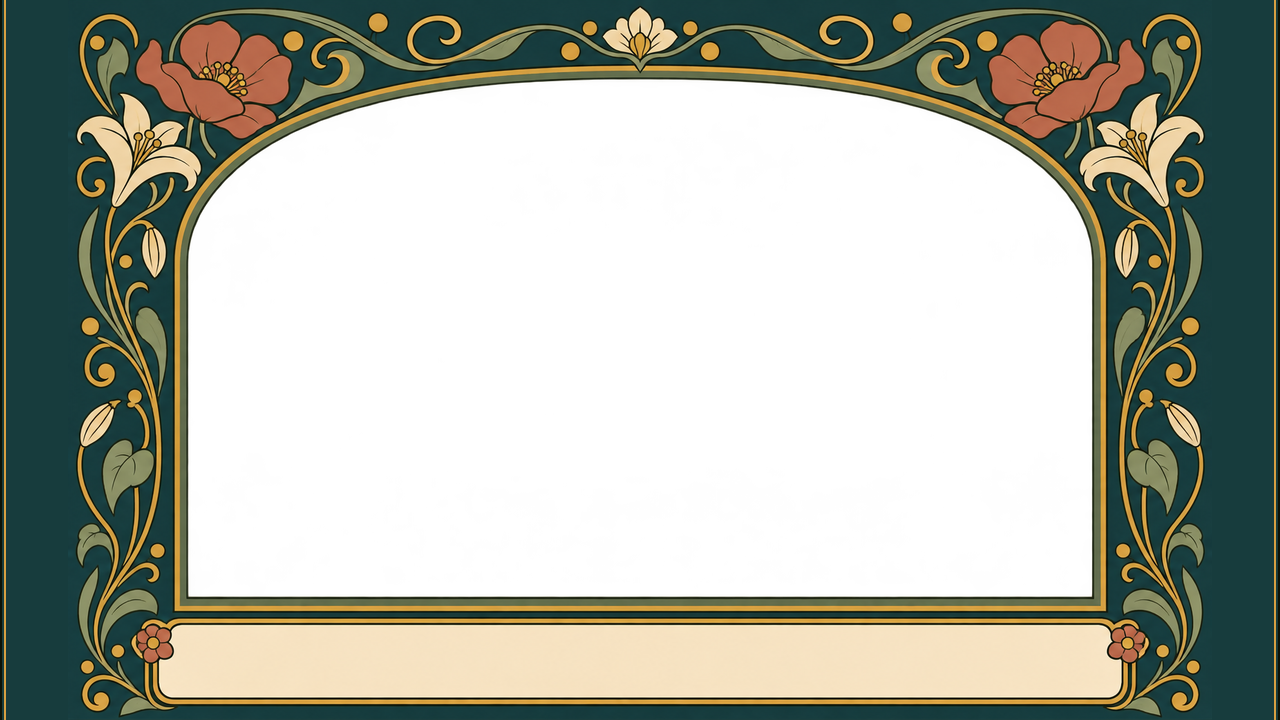
#> input picture styles/jugendstil/assets/frame.png, 1280 x 720 px, found by its file name
$ python build_frame.py
#> lines starting #> are read from the running program, lines starting #| are printed output that depends on the picture; after the words box and inside, x2 and y2 are one past the last pixel; in counts of white or black regions, pixels touching at a corner belong together
#!/usr/bin/env python3
"""Ornamentrahmen (gpt-image, assets/raw/frame.png) für den 1280x720-Bildschirm aufbereiten.

    .venv/bin/python styles/jugendstil/scripts/build_frame.py

Das Bildmodell hat die Layout-Skizze nur ungefähr befolgt: Der Rahmen füllt die Zeilen 0..966 (statt 80..944),
darunter ist das Bild durchsichtig. Damit nichts verzerrt wird, wird der Rahmen gleichmäßig auf 720 Zeilen
verkleinert (Faktor 720/967) und links und rechts mit dem Grund des Rahmens (Petrol) auf 1280 Breite ergänzt;
am Außenrand läuft eine Gold- und eine Konturlinie wie am Fensterrand.
Gemessen und in frame.json geschrieben: Fenster (durchsichtige Fläche um die Bildmitte) als Rahmen in
Bildschirmkoordinaten samt Bogenkante je Spalte, Textfeld (cremefarbene Fläche unten).
Goldmaske für den Schimmer-Shader: Pixel im Goldton (Farbton 30..50°, Sättigung > 0,45, Helligkeit > 0,55).

Ausgang (assets/ und demo/art/): frame.png (1280x720 RGBA), frame_gold.png (L), frame.json
"""
import json, pathlib
from collections import deque
import numpy as np
from PIL import Image

ROOT = pathlib.Path(__file__).resolve().parents[1]
OUTS = [ROOT / "assets", ROOT / "demo/art"]
SW, SH = 1280, 720


def flood(trans, seed):
    h, w = trans.shape
    out = np.zeros_like(trans)
    q = deque([seed])
    out[seed] = True
    while q:
        y, x = q.popleft()
        for yy, xx in ((y + 1, x), (y - 1, x), (y, x + 1), (y, x - 1)):
            if 0 <= yy < h and 0 <= xx < w and trans[yy, xx] and not out[yy, xx]:
                out[yy, xx] = True
                q.append((yy, xx))
    return out


def downscale_rgba(arr, size):
    f = arr.astype(np.float32) / 255.0
    a = f[..., 3:4]
    pm = np.concatenate([f[..., :3] * a, a], -1)
    ch = [np.asarray(Image.fromarray(pm[..., k], "F").resize(size, Image.LANCZOS)) for k in range(4)]
    al = np.clip(ch[3], 0, 1)
    col = np.stack(ch[:3], -1) / np.maximum(al[..., None], 1e-4)
    col[al < 1e-3] = 0
    return (np.concatenate([np.clip(col, 0, 1), al[..., None]], -1) * 255 + 0.5).astype(np.uint8)


def main():
    raw = np.asarray(Image.open(ROOT / "assets/raw/frame.png").convert("RGBA")).copy()
#> raw is the input picture: shape (720, 1280, 4); mean R, G, B, A 55.4, 58.8, 46, 133.8
    a = raw[..., 3]
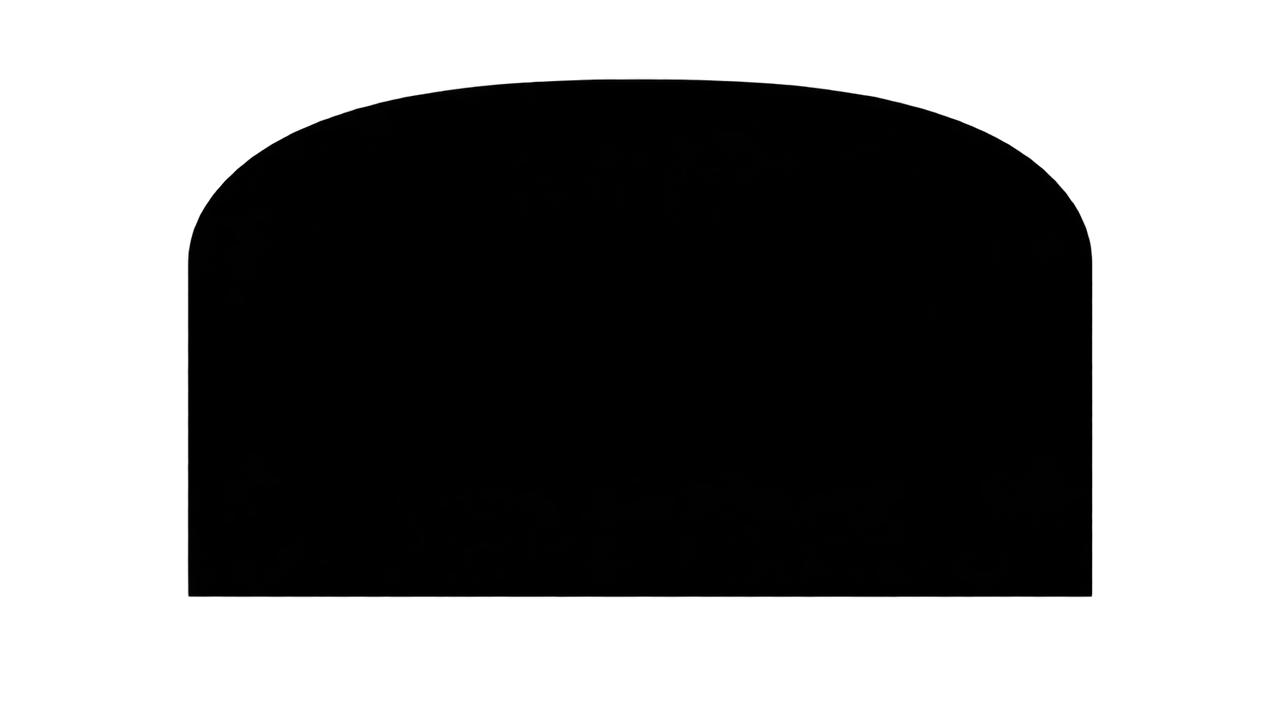
#> a: shape (720, 1280); min 0, max 255, mean 133.8
    raw[..., 3] = np.where(a >= 250, 255, a)          # Codex liefert höchstens 254
#> raw: shape (720, 1280, 4); 0.16% of pixels changed, all inside (x1, y1, x2, y2) = (186, 77, 1093, 599)
    rows = np.flatnonzero((raw[..., 3] > 128).any(1))
#> rows = 720 values from 0 to 719
    top, bot = int(rows.min()), int(rows.max())       # 0 .. 966
#> top = 0; bot = 719
    frame = raw[top:bot + 1]
    h, w = frame.shape[:2]
#> h = 720; w = 1280
    f = SH / h
#> f = 1
    fw = round(w * f)
#> fw = 1280
    small = downscale_rgba(frame, (fw, SH))
#> in downscale_rgba, `ch = [np.asarray(Image.fromarray(pm[..., k], "F").resize(size, Image.L..`: ch = 4 items
#> in downscale_rgba, `col = np.stack(ch[:3], -1) / np.maximum(al[..., None], 1e-4)`:
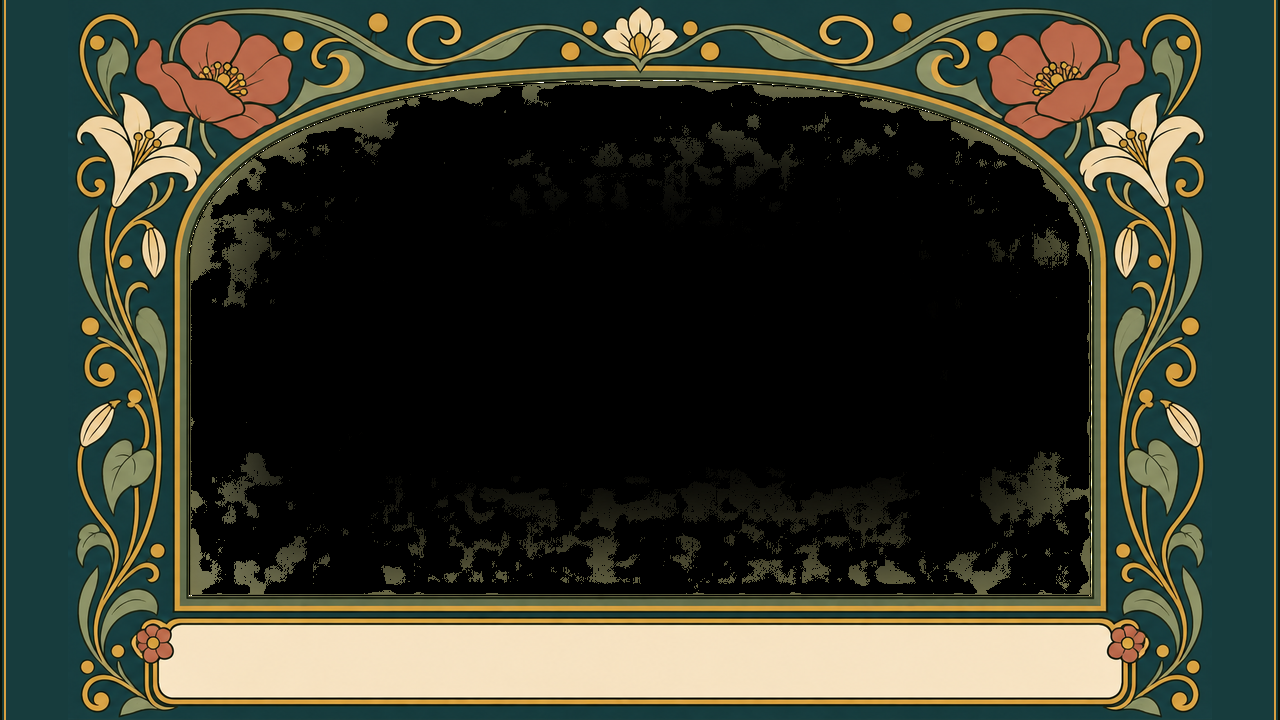
#> col: shape (720, 1280, 3) float32; mean of channels 0, 1, 2 0.215, 0.228, 0.179; drawn as R, G, B
    ox = (SW - fw) // 2
#> ox = 0

    # Grund des Rahmens: häufigste dunkle Petrolfarbe in den Seitenleisten
    side = frame[300:700, 5:60].reshape(-1, 4)
    side = side[side[:, 3] == 255][:, :3]
    q = (side // 8).astype(np.int32)
    keys, cnt = np.unique(q[:, 0] * 1024 + q[:, 1] * 32 + q[:, 2], return_counts=True)
#> keys = [2279, 27272]; cnt = [21600, 400]
    k = keys[cnt.argmax()]
#> k = 2279
    sel = side[(q[:, 0] * 1024 + q[:, 1] * 32 + q[:, 2]) == k]
    ground = tuple(int(v) for v in np.median(sel, 0))
#> ground = (23, 60, 61)
    # Konturfarbe (dunkelste häufige Farbe) und Gold aus dem Rahmen
    fl = frame.reshape(-1, 4)
    fl = fl[fl[:, 3] == 255][:, :3].astype(np.int32)
    lum = fl.sum(1)
    key = tuple(int(v) for v in np.median(fl[lum < np.percentile(lum, 3)], 0))
#> key = (11, 19, 8)
    hsv = np.asarray(Image.fromarray(frame[..., :3]).convert("HSV")).astype(np.float32) / 255.0
    gold_m = ((hsv[..., 0] > 30 / 360) & (hsv[..., 0] < 50 / 360) & (hsv[..., 1] > 0.45) & (hsv[..., 2] > 0.55)
              & (frame[..., 3] > 200))
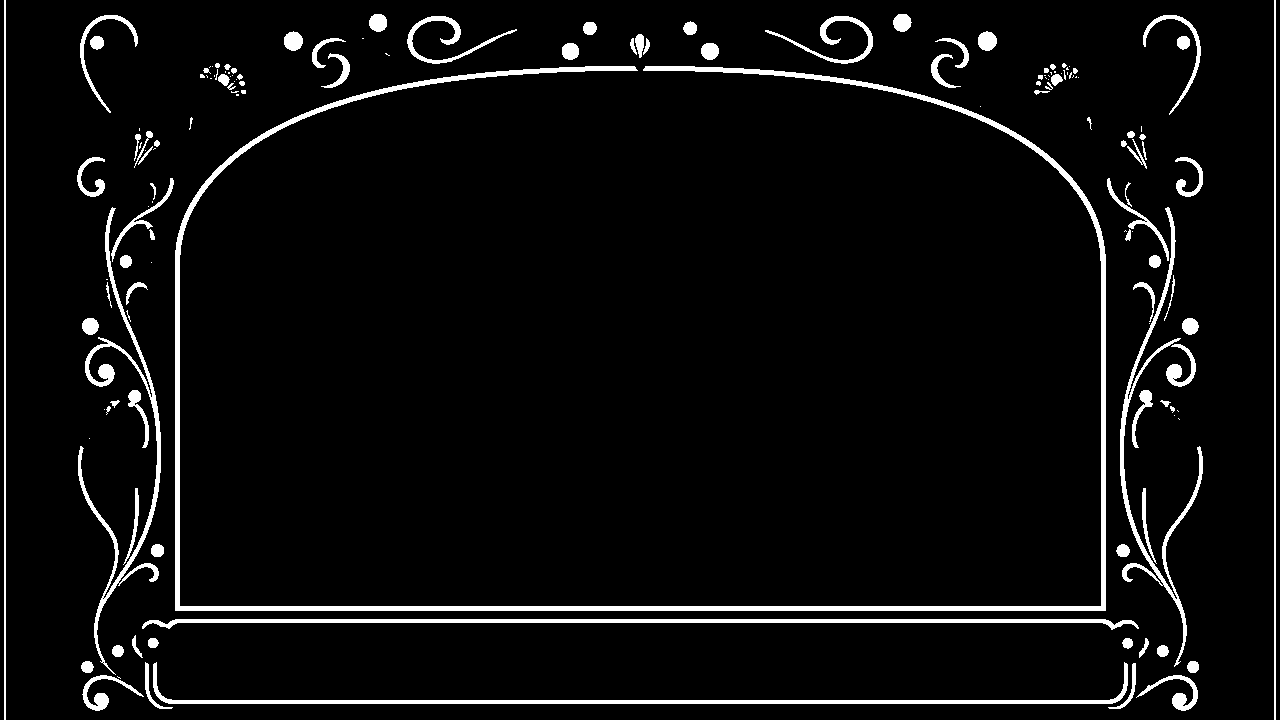
#> gold_m: shape (720, 1280) bool; 5.1% white; 148 white regions (55 under 20 px), largest, box (x1, y1, x2, y2) and area: (175, 66, 1106, 611) 13673, (153, 662, 1128, 704) 4161, (142, 619, 1139, 630) 4035
    gold = tuple(int(v) for v in np.median(frame[..., :3][gold_m], 0))
#> gold = (214, 160, 66)

    canvas = np.zeros((SH, SW, 4), np.uint8)
    canvas[...] = ground + (255,)
    # Außenlinie: 2 px Kontur ganz außen, 2 px Gold, dann Grund
    canvas[:, :2, :3] = key
    canvas[:, -2:, :3] = key
    canvas[:, 4:6, :3] = gold
    canvas[:, -6:-4, :3] = gold
    # Rahmenbild einsetzen (über den Grund geblendet, damit der Fensterbereich durchsichtig bleibt)
    # Fensterfläche = durchsichtige Fläche, die mit der Bildmitte zusammenhängt, um 2 px erweitert, damit der
    # weiche Alpharand des Rahmenbilds dazugehört. Dort bleibt das Alpha des Rahmenbilds (Szene scheint durch),
    # überall sonst wird über den Grund geblendet und deckend gemacht (z. B. die durchsichtigen Zeilen unten).
    body = canvas[:, ox:ox + fw].astype(np.float32)
    sm = small.astype(np.float32)
    al = sm[..., 3:4] / 255.0
    core = flood(small[..., 3] < 128, (SH // 2, fw // 2))
#> core: shape (720, 1280) bool; 47.6% white; 1 white region, box (x1, y1, x2, y2) and area: (188, 79, 1092, 597) 438425
    win = core.copy()
    for _ in range(2):
        g = win.copy()
        g[1:] |= win[:-1]; g[:-1] |= win[1:]; g[:, 1:] |= win[:, :-1]; g[:, :-1] |= win[:, 1:]
        win = g
    rgb = np.where(win[..., None], sm[..., :3], sm[..., :3] * al + body[..., :3] * (1 - al))
    canvas[:, ox:ox + fw, :3] = np.clip(rgb + 0.5, 0, 255).astype(np.uint8)
    canvas[:, ox:ox + fw, 3] = np.where(win, small[..., 3], 255).astype(np.uint8)
    win = core

    # Fenster messen (Bildschirmkoordinaten)
    wy, wx = np.nonzero(win)
    wx = wx + ox
    x0, x1, y0, y1 = int(wx.min()), int(wx.max()), int(wy.min()), int(wy.max())
#> x0 = 188; x1 = 1091; y0 = 79; y1 = 596
    arch = []
    for x in range(x0, x1 + 1):
        col = np.flatnonzero(win[:, x - ox])
        arch.append(int(col.min()) if len(col) else y1)
#> after the loop, arch = 904 values, max 255 at index 0, min 79 at index 415, mean 112
    # Textfeld: cremefarbene Fläche unten
    c = canvas[..., :3].astype(np.int32)
    cream = (c[..., 0] > 225) & (c[..., 1] > 205) & (c[..., 2] > 165) & (canvas[..., 3] == 255)
#> cream: shape (720, 1280) bool; 8% white; 193 white regions (147 under 20 px), largest, box (x1, y1, x2, y2) and area: (159, 625, 1121, 697) 68244, (1149, 117, 1203, 206) 945, (1085, 159, 1159, 199) 544
    cream[: y1 + 5] = False
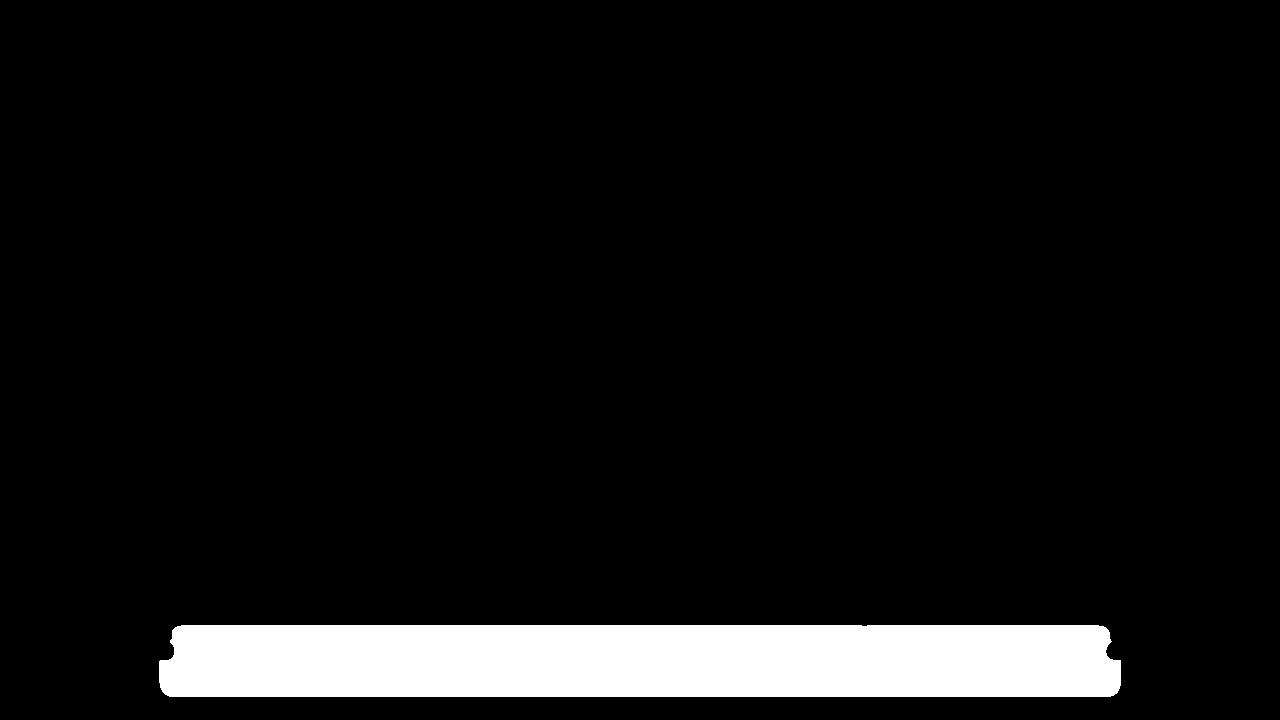
#> cream: shape (720, 1280) bool; 7.4% white; 1 white region, box (x1, y1, x2, y2) and area: (159, 625, 1121, 697) 68244
    py, px = np.nonzero(cream)
    rows_full = [y for y in range(int(py.min()), int(py.max()) + 1) if cream[y].sum() > 0.8 * (px.max() - px.min())]
#> rows_full = 72 values from 625 to 696
    panel = {"x0": int(np.percentile(px, 1)), "x1": int(np.percentile(px, 99)),
             "y0": int(min(rows_full)), "y1": int(max(rows_full))}
#> panel = {'x0': 175, 'x1': 1104, 'y0': 625, 'y1': 696}
    panel_col = tuple(int(v) for v in np.median(c[cream], 0))
#> panel_col = (246, 226, 194)

    gm = np.zeros((SH, SW), np.uint8)
    hsv_s = np.asarray(Image.fromarray(canvas[..., :3]).convert("HSV")).astype(np.float32) / 255.0
    g = ((hsv_s[..., 0] > 30 / 360) & (hsv_s[..., 0] < 50 / 360) & (hsv_s[..., 1] > 0.45) & (hsv_s[..., 2] > 0.55)
         & (canvas[..., 3] > 200))
    gm[g] = 255

    info = {"scale": f, "offset_x": ox, "src_rows": [top, bot], "window": {"x0": x0, "x1": x1, "y0": y0, "y1": y1},
            "arch_top": arch, "panel": panel, "panel_colour": panel_col, "ground": ground, "key": key, "gold": gold,
            "gold_share": round(float(g.mean()), 4)}
    for d in OUTS:
        d.mkdir(parents=True, exist_ok=True)
        Image.fromarray(canvas, "RGBA").save(d / "frame.png")
        Image.fromarray(gm, "L").save(d / "frame_gold.png")
        (d / "frame.json").write_text(json.dumps(info, indent=1))
    print("Faktor", round(f, 4), "Breite", fw, "Versatz", ox)
#| Faktor 1.0 Breite 1280 Versatz 0
    print("Fenster", info["window"], "Textfeld", panel, "Creme", panel_col)
#| Fenster {'x0': 188, 'x1': 1091, 'y0': 79, 'y1': 596} Textfeld {'x0': 175, 'x1': 1104, 'y0': 625, 'y1': 696} Creme (246, 226, 194)
    print("Grund", ground, "Kontur", key, "Gold", gold, "Goldanteil", info["gold_share"])
#| Grund (23, 60, 61) Kontur (11, 19, 8) Gold (214, 160, 66) Goldanteil 0.0506


if __name__ == "__main__":
    main()
